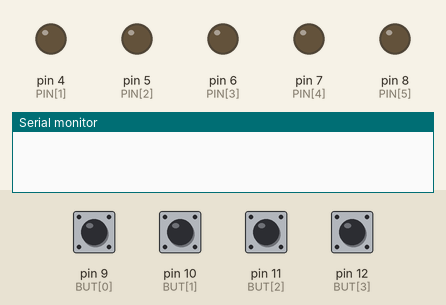
Recording of a sketch running on a simulated Arduino Uno, built with avr-gcc and run on an emulated ATmega328P. On the bench: output pins drawn as LEDs (lit = HIGH), the last lines printed to the serial monitor. The test bench sets the inputs (shaded band); at power-on: pin 9 (BUT[0]), pin 10 (BUT[1]), pin 11 (BUT[2]), pin 12 (BUT[3]) HIGH.

Above: at 1.2 s.
1.3 s: pin 9 (BUT[0]) pulled LOW for 0.15 s
At 1.38 s:
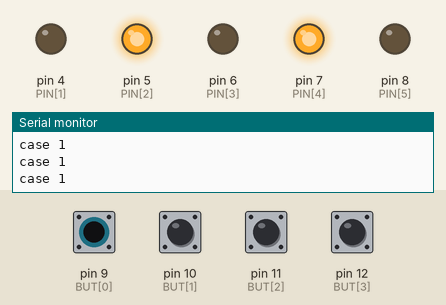
2.9 s: pin 10 (BUT[1]) pulled LOW for 0.15 s
At 4.2 s:
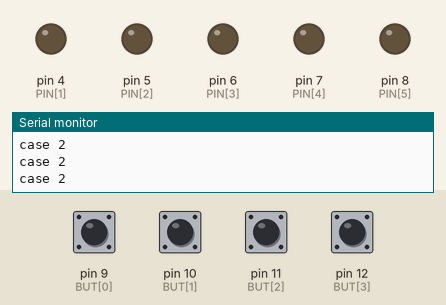
4.5 s: pin 11 (BUT[2]) pulled LOW for 0.15 s
At 5.5 s:
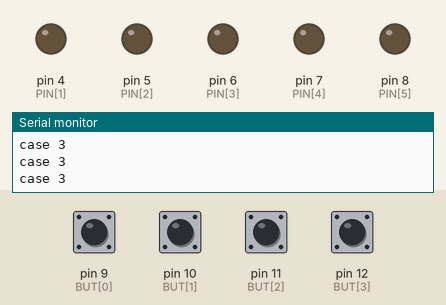
6.2 s: pin 12 (BUT[3]) pulled LOW for 0.15 s
At 6.27 s:
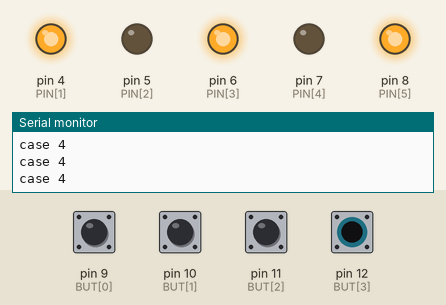
7.8 s: pin 9 (BUT[0]) pulled LOW for 1 s
At 8.4 s:
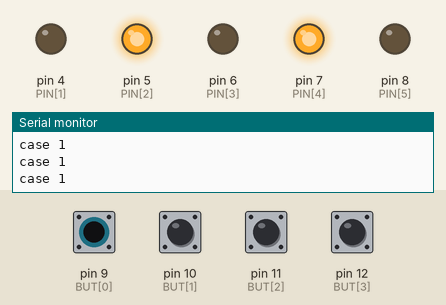
10.3 s: pin 10 (BUT[1]) pulled LOW for 1 s
At 11.1 s:
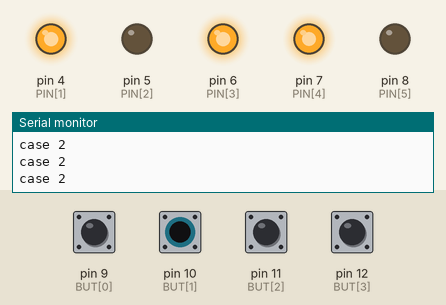
Timing chart, 0 to 13.3 s (numbered marks = the images above; inputs shaded):
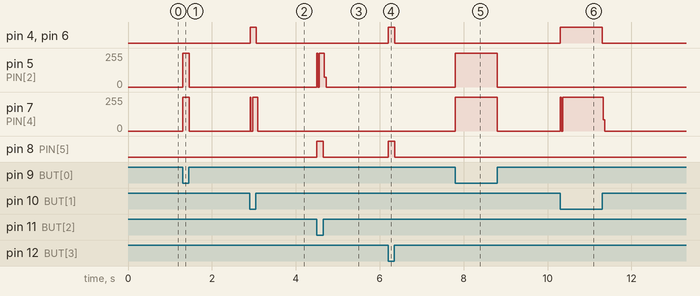

Measured:
- after the input at 1.3 s, pin 5 (PIN[2]), pin 7 (PIN[4]): 0/255 → 255/255 at once, → 0/255 0.15 s later
- after the input at 2.9 s, pin 4 (PIN[1]), pin 6 (PIN[3]): LOW → HIGH at once, → LOW 0.14 s later; pin 7 (PIN[4]): 0/255 → 253/255 at once, → 0/255 0.18 s later
- after the input at 4.5 s, pin 5 (PIN[2]): 0/255 → 253/255 at once, → 0/255 0.18 s later; pin 8 (PIN[5]): LOW → HIGH at once, → LOW 0.15 s later
- after the input at 6.2 s, pin 4 (PIN[1]), pin 6 (PIN[3]), pin 8 (PIN[5]): LOW → HIGH at once, → LOW 0.15 s later
- after the input at 7.8 s, pin 5 (PIN[2]), pin 7 (PIN[4]): 0/255 → 255/255 at once, → 0/255 1.0 s later
- after the input at 10.3 s, pin 4 (PIN[1]), pin 6 (PIN[3]): LOW → HIGH at once, → LOW 0.99 s later; pin 7 (PIN[4]): 0/255 → 253/255 at once, → 0/255 1.0 s later

The sketch:

Blink.ino
```cpp
int PIN[] = {3,4,5,6,7,8};

int BUT[] = {9,10,11,12};

int ORD[] = {0,0,0,0};

int VAL[] = {0,0,0,0};

void setup() {
Serial.begin(9600);

  for (int i = 0; i<6; i++) {
    pinMode(PIN[i], OUTPUT);
  }

  for (int i = 0; i<5; i++) {
    pinMode(BUT[i], INPUT_PULLUP);
  }

}

void controller(int v, int i) {
 switch (v) {
    case 1:
    if ( VAL[i] == 0 ) {
      Serial.println("case 1");
      digitalWrite(PIN[0], HIGH);
      digitalWrite(PIN[2], HIGH);
      digitalWrite(PIN[4], HIGH);
      ORD[i] = 1;
      break;
      }

    if ( VAL[i] == 1 && ORD[i] == 1 ) {
      digitalWrite(PIN[0], LOW);
      digitalWrite(PIN[2], LOW);
      digitalWrite(PIN[4], LOW);
      break;
      }

   case 2:
   if ( VAL[i] == 0 ) {
     Serial.println("case 2");
     digitalWrite(PIN[1], HIGH);
     digitalWrite(PIN[3], HIGH);
     digitalWrite(PIN[4], HIGH);
     ORD[i] = 1;
     break;
     }

   if ( VAL[i] == 1 && ORD[i] == 1 ) {
     digitalWrite(PIN[1], LOW);
     digitalWrite(PIN[3], LOW);
     digitalWrite(PIN[4], LOW);
     ORD[i] = 0;
     break;
     }

   case 3:
   if ( VAL[i] == 0 ) {
     Serial.println("case 3");
     digitalWrite(PIN[0], HIGH);
     digitalWrite(PIN[2], HIGH);
     digitalWrite(PIN[5], HIGH);
     ORD[i] = 1;
     break;
     }

  if ( VAL[i] == 1 && ORD[i] == 1 ) {
     digitalWrite(PIN[0], LOW);
     digitalWrite(PIN[2], LOW);
     digitalWrite(PIN[5], LOW);
     ORD[i] = 0;
     break;
     }

  case 4:
  if ( VAL[i] == 0 ) {
     Serial.println("case 4");
     digitalWrite(PIN[1], HIGH);
     digitalWrite(PIN[3], HIGH);
     digitalWrite(PIN[5], HIGH);
     ORD[i] = 1;
     break;
     }

  if ( VAL[i] == 1 && ORD[i] == 1 ) {
     digitalWrite(PIN[1], LOW);
     digitalWrite(PIN[3], LOW);
     digitalWrite(PIN[5], LOW);
     ORD[i] = 0;
     break;
    }

}

}

void cont(int v, int i) {
 switch (v) {
    case 1:
    if ( i == 0 ) {
      digitalWrite(PIN[0], HIGH);
      digitalWrite(PIN[2], HIGH);
      digitalWrite(PIN[4], HIGH);
      break;
      }

    if ( i == 1 ) {
      digitalWrite(PIN[0], LOW);
      digitalWrite(PIN[2], LOW);
      digitalWrite(PIN[4], LOW);
      break;
      }

   case 2:
   if ( i == 0 ) {
     digitalWrite(PIN[1], HIGH);
     digitalWrite(PIN[3], HIGH);
     digitalWrite(PIN[4], HIGH);
     break;
     }

   if ( i == 1 ) {
     digitalWrite(PIN[1], LOW);
     digitalWrite(PIN[3], LOW);
     digitalWrite(PIN[4], LOW);
     break;
     }

   case 3:
   if ( i == 0 ) {
     digitalWrite(PIN[0], HIGH);
     digitalWrite(PIN[2], HIGH);
     digitalWrite(PIN[5], HIGH);
     break;
     }

  if ( i == 1 ) {
     digitalWrite(PIN[0], LOW);
     digitalWrite(PIN[2], LOW);
     digitalWrite(PIN[5], LOW);
     break;
     }

  case 4:
  if ( i == 0 ) {
     digitalWrite(PIN[1], HIGH);
     digitalWrite(PIN[3], HIGH);
     digitalWrite(PIN[5], HIGH);
     break;
     }

  if ( i == 1 ) {
     digitalWrite(PIN[1], LOW);
     digitalWrite(PIN[3], LOW);
     digitalWrite(PIN[5], LOW);
     break;
    }

}

}


void loop() {

for (int i = 0; i<4; i++) {
  int v = i+1;
  VAL[i] = digitalRead(BUT[i]);
  controller(v,i);
}

delay(10);

}


/*
  cont(1,0);
  cont(3,0);

  delay(1000);

  cont(1,1);
  cont(3,1);

  delay(10);

  cont(2,0);
  cont(4,0);

  delay(1000);

  cont(2,1);
  cont(4,1);

  delay(10);
*/
```
